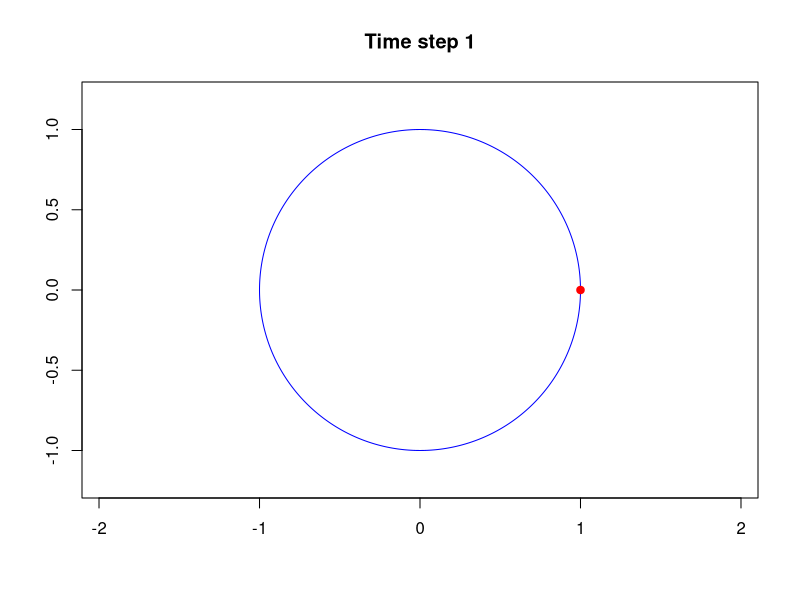
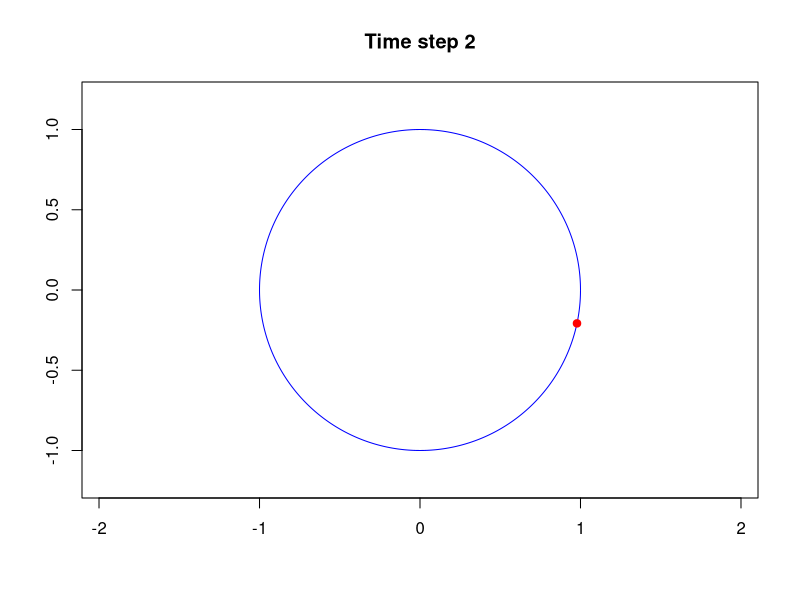
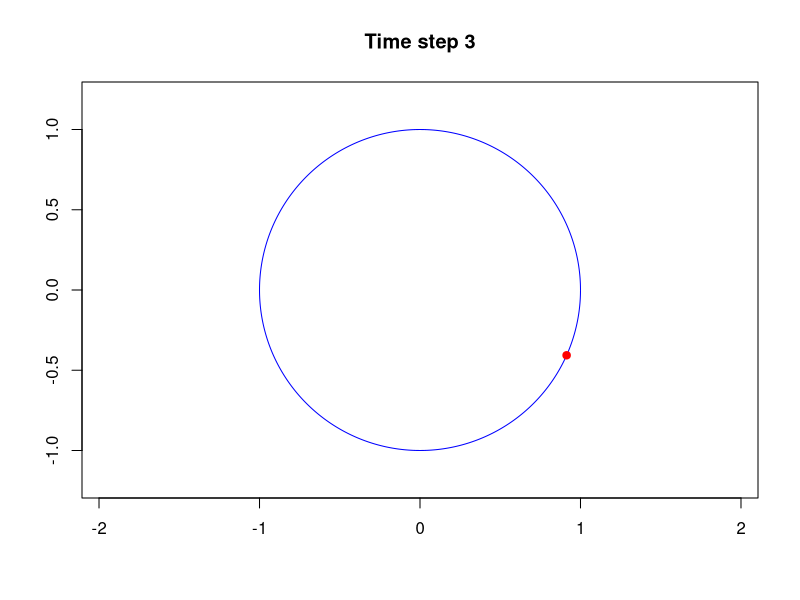
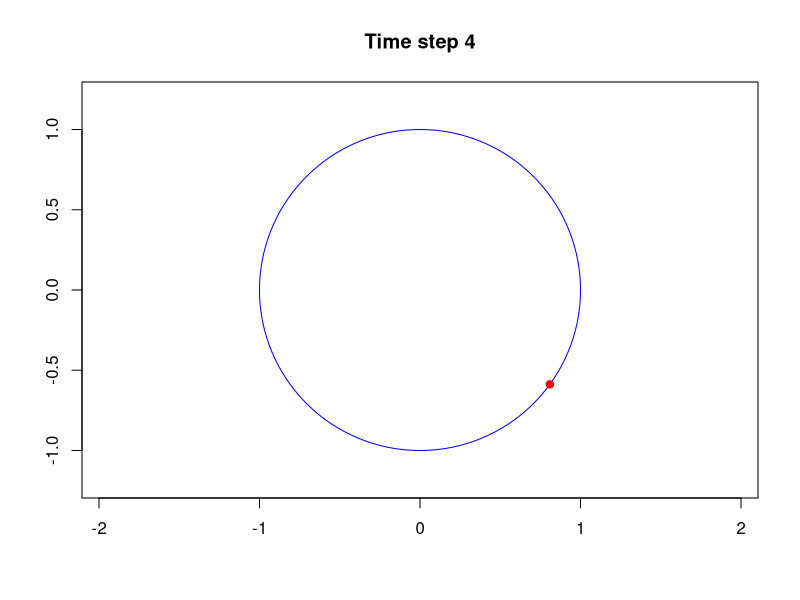
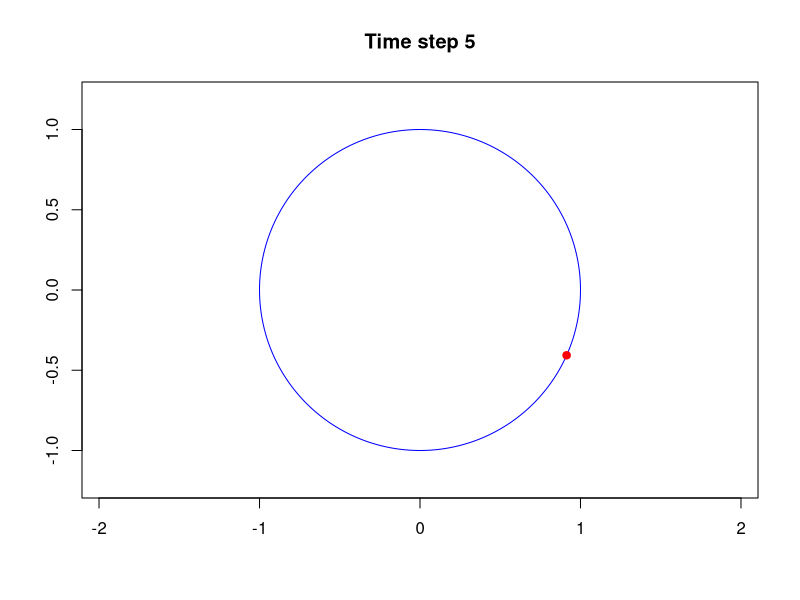
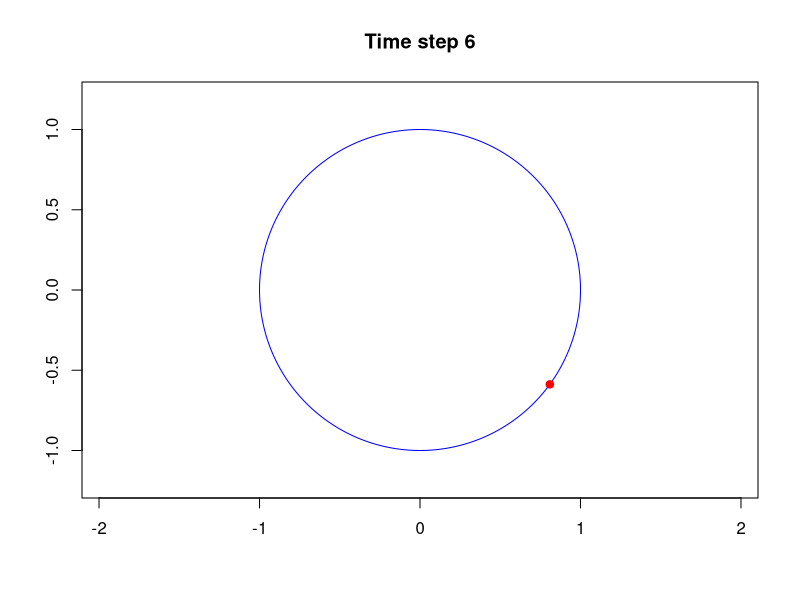
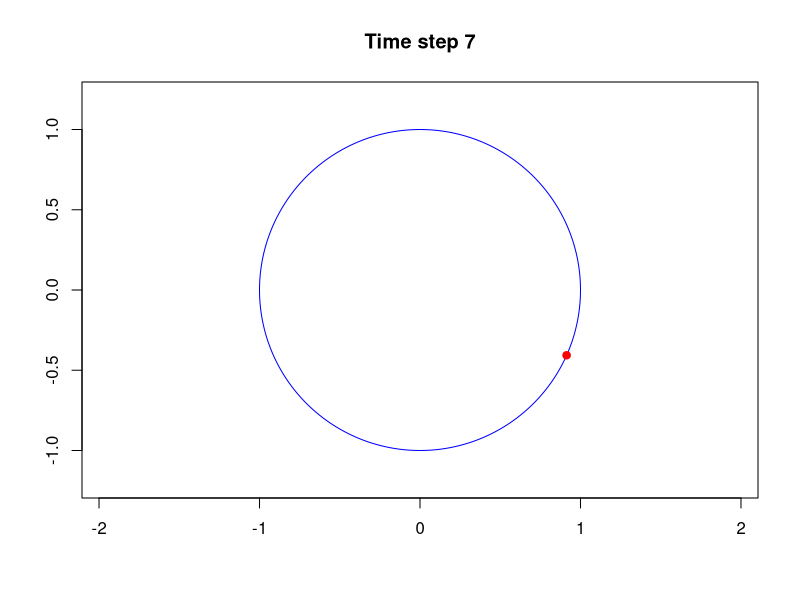
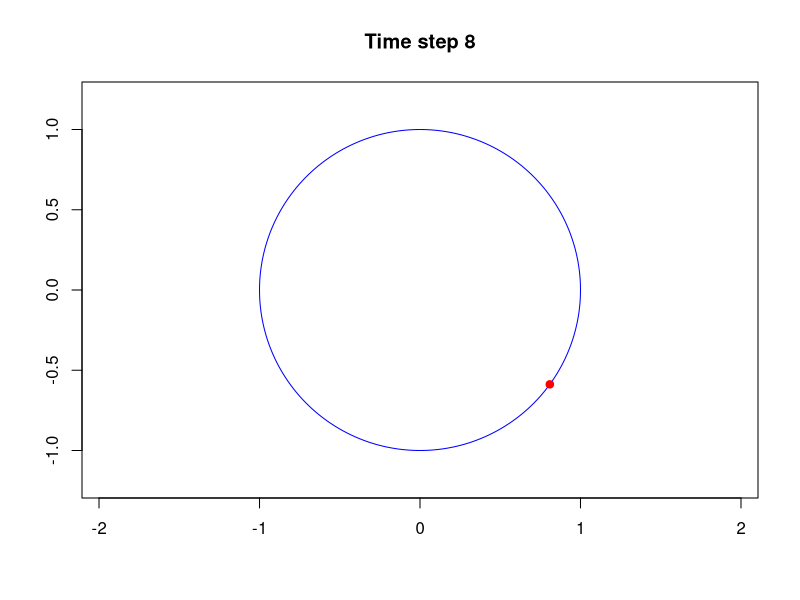

Here is the R script that generated these plots, in order: (Note: this script raises an error after producing the figures.)
# Section 3.8 examples

# Simple random walk on a circle (cycle graph)

# simulation of walk on circle
n <- 200
nvertices <- 30
coinflips <- sample(c(-1,1),n,replace=TRUE)
walk <- cumsum(c(0,coinflips)) %% nvertices # modulo number of edges
theta <- seq(0,2*pi,.01)
for (k in 1:n) {
  plot(cos(theta),sin(theta),type="l",ylim=c(-1.2,1.2),
       asp=1,col="blue",xlab="",ylab="",main=paste("Time step",k))
  points(cos(walk[k]*2*pi/nvertices),sin(walk[k]*2*pi/nvertices),
         col="red",pch=19)
  Sys.sleep(0.1)
}

# Markov chain analysis of random walk on circle
nvertices <- 8
P <- matrix(0,nvertices,nvertices)
P[1,c(2,nvertices)] <- 1/2
P[nvertices,c(1,nvertices-1)] <- 1/2
for (k in 2:nvertices-1)  P[k,c(k-1,k+1)]=1/2
P
P %^% 50 # not aperiodic
P %^% 51
P %^% 52
r <- eigen(t(P))
V <- r$vectors
lambda <- r$values
round(lambda,8)
pibar <- V[,1]/sum(V[,1])
pibar # over long run, equally likely to visit any point on circle

# sample distribution biased toward initial position 
# until have run many steps
n<-10
coinflips <- sample(c(-1,1),n,replace=TRUE)
walk <- (cumsum(c(0,coinflips)) %% nvertices)+1
hist(walk,0.5:(nvertices+0.5),freq=FALSE,xlab="State",
     xlim=c(0.5,nvertices+.5))

n<-100
coinflips <- sample(c(-1,1),n,replace=TRUE)
walk <- (cumsum(c(0,coinflips)) %% nvertices)+1
hist(walk,0.5:(nvertices+0.5),freq=FALSE,xlab="State",
     xlim=c(0.5,nvertices+.5))

n<-100000
coinflips <- sample(c(-1,1),n,replace=TRUE)
walk <- (cumsum(c(0,coinflips)) %% nvertices)+1
hist(walk,0.5:(nvertices+0.5),freq=FALSE,xlab="State",
     xlim=c(0.5,nvertices+.5))

# expected value for time to hit all points on circle
# is N(N-1)/2
nvertices <- 30
nvertices*(nvertices-1)/2

# Calculate prob of going around circle in <=500 nsteps
# Double length (for going forward or backward around circle)
# and add absorbing boundaries
nvertices <- 30
P <- matrix(0,2*nvertices+1,2*nvertices+1)
P[1,1] <- 1
P[2*nvertices+1,2*nvertices+1] <- 1
for (k in 2:(2*nvertices))  P[k,c(k-1,k+1)]=1/2
L <- P %^% 500
# middle state (nvertices+1) is starting position
L[nvertices+1,1]+L[nvertices+1,2*nvertices+1] 
